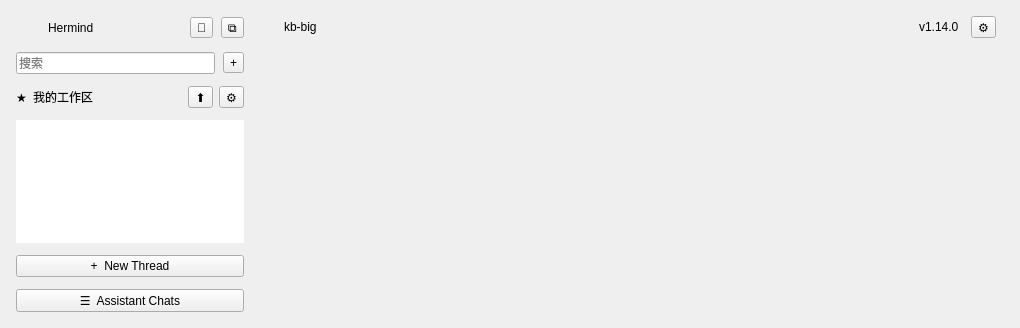
<?xml version="1.0" encoding="UTF-8"?>
<ui version="4.0">
 <class>MainChatWidget</class>
 <widget class="QWidget" name="MainChatWidget">
  <property name="geometry">
   <rect>
    <x>0</x>
    <y>0</y>
    <width>1020</width>
    <height>328</height>
   </rect>
  </property>
  <property name="windowTitle">
   <string>Form</string>
  </property>
  <layout class="QHBoxLayout" name="horizontalLayout_2">
   <property name="spacing">
    <number>0</number>
   </property>
   <property name="leftMargin">
    <number>0</number>
   </property>
   <property name="topMargin">
    <number>0</number>
   </property>
   <property name="rightMargin">
    <number>0</number>
   </property>
   <property name="bottomMargin">
    <number>0</number>
   </property>
   <item>
    <widget class="QFrame" name="sidebarFrame">
     <property name="minimumSize">
      <size>
       <width>260</width>
       <height>0</height>
      </size>
     </property>
     <property name="maximumSize">
      <size>
       <width>260</width>
       <height>16777215</height>
      </size>
     </property>
     <layout class="QVBoxLayout" name="verticalLayout">
      <property name="spacing">
       <number>12</number>
      </property>
      <property name="leftMargin">
       <number>16</number>
      </property>
      <property name="topMargin">
       <number>16</number>
      </property>
      <property name="rightMargin">
       <number>16</number>
      </property>
      <property name="bottomMargin">
       <number>16</number>
      </property>
      <item>
       <layout class="QHBoxLayout" name="logoLayout">
        <property name="spacing">
         <number>8</number>
        </property>
        <item>
         <widget class="QLabel" name="logoLabel">
          <property name="minimumSize">
           <size>
            <width>24</width>
            <height>24</height>
           </size>
          </property>
          <property name="maximumSize">
           <size>
            <width>24</width>
            <height>24</height>
           </size>
          </property>
         </widget>
        </item>
        <item>
         <widget class="QLabel" name="brandLabel">
          <property name="text">
           <string>Hermind</string>
          </property>
         </widget>
        </item>
        <item>
         <spacer name="logoSpacer">
          <property name="orientation">
           <enum>Qt::Orientation::Horizontal</enum>
          </property>
          <property name="sizeHint" stdset="0">
           <size>
            <width>0</width>
            <height>0</height>
           </size>
          </property>
         </spacer>
        </item>
        <item>
         <widget class="QToolButton" name="bottomSettingButton">
          <property name="text">
           <string>🔧</string>
          </property>
         </widget>
        </item>
        <item>
         <widget class="QToolButton" name="popoutButton">
          <property name="text">
           <string>⧉</string>
          </property>
         </widget>
        </item>
       </layout>
      </item>
      <item>
       <layout class="QHBoxLayout" name="searchLayout">
        <property name="spacing">
         <number>8</number>
        </property>
        <item>
         <widget class="QLineEdit" name="searchEdit">
          <property name="placeholderText">
           <string>搜索</string>
          </property>
         </widget>
        </item>
        <item>
         <widget class="QToolButton" name="newSearchButton">
          <property name="text">
           <string>+</string>
          </property>
         </widget>
        </item>
       </layout>
      </item>
      <item>
       <layout class="QHBoxLayout" name="workspaceHeader">
        <property name="spacing">
         <number>6</number>
        </property>
        <item>
         <widget class="QLabel" name="workspaceIcon">
          <property name="text">
           <string>★</string>
          </property>
         </widget>
        </item>
        <item>
         <widget class="QLabel" name="workspaceLabel">
          <property name="text">
           <string>我的工作区</string>
          </property>
         </widget>
        </item>
        <item>
         <spacer name="workspaceHeaderSpacer">
          <property name="orientation">
           <enum>Qt::Orientation::Horizontal</enum>
          </property>
          <property name="sizeHint" stdset="0">
           <size>
            <width>0</width>
            <height>0</height>
           </size>
          </property>
         </spacer>
        </item>
        <item>
         <widget class="QToolButton" name="uploadButton">
          <property name="text">
           <string>⬆</string>
          </property>
         </widget>
        </item>
        <item>
         <widget class="QToolButton" name="workspaceSettingsButton">
          <property name="text">
           <string>⚙</string>
          </property>
         </widget>
        </item>
       </layout>
      </item>
      <item>
       <widget class="QListWidget" name="threadList">
        <property name="frameShape">
         <enum>QFrame::Shape::NoFrame</enum>
        </property>
       </widget>
      </item>
      <item>
       <widget class="QPushButton" name="newThreadButton">
        <property name="text">
         <string>+  New Thread</string>
        </property>
       </widget>
      </item>
      <item>
       <widget class="QPushButton" name="assistantChatsButton">
        <property name="text">
         <string>☰  Assistant Chats</string>
        </property>
       </widget>
      </item>
      <item>
       <spacer name="sidebarSpacer">
        <property name="orientation">
         <enum>Qt::Orientation::Vertical</enum>
        </property>
        <property name="sizeHint" stdset="0">
         <size>
          <width>0</width>
          <height>0</height>
         </size>
        </property>
       </spacer>
      </item>
     </layout>
    </widget>
   </item>
   <item>
    <widget class="QFrame" name="chatFrame">
     <layout class="QVBoxLayout" name="verticalLayout_2">
      <property name="spacing">
       <number>0</number>
      </property>
      <property name="leftMargin">
       <number>0</number>
      </property>
      <property name="topMargin">
       <number>0</number>
      </property>
      <property name="rightMargin">
       <number>0</number>
      </property>
      <property name="bottomMargin">
       <number>0</number>
      </property>
      <item>
       <layout class="QHBoxLayout" name="chatHeader">
        <property name="spacing">
         <number>12</number>
        </property>
        <property name="leftMargin">
         <number>24</number>
        </property>
        <property name="topMargin">
         <number>16</number>
        </property>
        <property name="rightMargin">
         <number>24</number>
        </property>
        <property name="bottomMargin">
         <number>16</number>
        </property>
        <item>
         <widget class="QLabel" name="workspaceNameLabel">
          <property name="text">
           <string>kb-big</string>
          </property>
         </widget>
        </item>
        <item>
         <spacer name="chatHeaderSpacer">
          <property name="orientation">
           <enum>Qt::Orientation::Horizontal</enum>
          </property>
          <property name="sizeHint" stdset="0">
           <size>
            <width>0</width>
            <height>0</height>
           </size>
          </property>
         </spacer>
        </item>
        <item>
         <widget class="QLabel" name="versionLabel">
          <property name="text">
           <string>v1.14.0</string>
          </property>
         </widget>
        </item>
        <item>
         <widget class="QToolButton" name="headerSettingsButton">
          <property name="text">
           <string>⚙</string>
          </property>
         </widget>
        </item>
       </layout>
      </item>
      <item>
       <widget class="QWidget" name="chatContainerPlaceholder">
        <property name="sizePolicy">
         <sizepolicy hsizetype="Expanding" vsizetype="Expanding">
          <horstretch>0</horstretch>
          <verstretch>0</verstretch>
         </sizepolicy>
        </property>
       </widget>
      </item>
     </layout>
    </widget>
   </item>
  </layout>
 </widget>
 <resources/>
 <connections/>
</ui>
